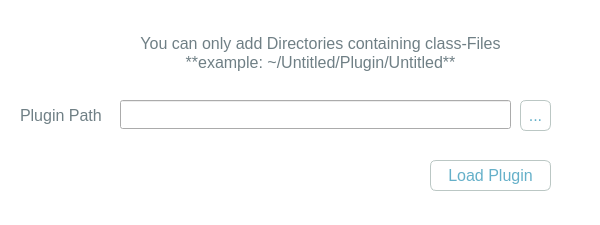
<?xml version="1.0" encoding="UTF-8"?>
<ui version="4.0">
 <class>DialogAddPlug</class>
 <widget class="QDialog" name="DialogAddPlug">
  <property name="geometry">
   <rect>
    <x>0</x>
    <y>0</y>
    <width>600</width>
    <height>225</height>
   </rect>
  </property>
  <property name="windowTitle">
   <string>Choose Plugin</string>
  </property>
  <property name="styleSheet">
   <string notr="true">QDialog{
background-color: white;
}

QLabel{
color: #6F7F85;
}

QLineEdit{
font-size: 12pt;
color: #6F7F85;
selection-background-color:#65B0C9;
}

QTextBrowser{
color: #6F7F85;
}
QPushButton:focus{
	border: none;
	outline: none;
}
</string>
  </property>
  <widget class="QLabel" name="label">
   <property name="geometry">
    <rect>
     <x>20</x>
     <y>100</y>
     <width>101</width>
     <height>31</height>
    </rect>
   </property>
   <property name="font">
    <font>
     <pointsize>12</pointsize>
    </font>
   </property>
   <property name="text">
    <string>Plugin Path</string>
   </property>
  </widget>
  <widget class="QLineEdit" name="lineEdit">
   <property name="geometry">
    <rect>
     <x>120</x>
     <y>100</y>
     <width>391</width>
     <height>29</height>
    </rect>
   </property>
   <property name="styleSheet">
    <string notr="true"/>
   </property>
   <property name="clearButtonEnabled">
    <bool>true</bool>
   </property>
  </widget>
  <widget class="QPushButton" name="pushButton">
   <property name="geometry">
    <rect>
     <x>430</x>
     <y>160</y>
     <width>121</width>
     <height>31</height>
    </rect>
   </property>
   <property name="font">
    <font>
     <pointsize>12</pointsize>
    </font>
   </property>
   <property name="styleSheet">
    <string notr="true">QPushButton{
color: #65B0C9;
background-color: white;
border-radius:6px;
border:1px solid #BBC7C4;
font-family:Ubuntu;
font-size:12pt;
}

QPushButton::hover{
color: white;
background-color: #65B0C9;
border-radius:6px;
border:1px solid #BBC7C4;
font-family:Ubuntu;
font-size:12pt;
}</string>
   </property>
   <property name="text">
    <string>Load Plugin</string>
   </property>
  </widget>
  <widget class="QToolButton" name="toolButton">
   <property name="geometry">
    <rect>
     <x>520</x>
     <y>100</y>
     <width>31</width>
     <height>31</height>
    </rect>
   </property>
   <property name="styleSheet">
    <string notr="true">QToolButton{
color: #65B0C9;
background-color: white;
border-radius:6px;
border:1px solid #BBC7C4;
font-family:Ubuntu;
font-size:12pt;
}

QToolButton::hover{
color: white;
background-color: #65B0C9;
border-radius:6px;
border:1px solid #BBC7C4;
font-family:Ubuntu;
font-size:12pt;
}</string>
   </property>
   <property name="text">
    <string>...</string>
   </property>
  </widget>
  <widget class="QTextBrowser" name="textBrowser">
   <property name="geometry">
    <rect>
     <x>100</x>
     <y>30</y>
     <width>441</width>
     <height>51</height>
    </rect>
   </property>
   <property name="frameShape">
    <enum>QFrame::NoFrame</enum>
   </property>
   <property name="html">
    <string>&lt;!DOCTYPE HTML PUBLIC &quot;-//W3C//DTD HTML 4.0//EN&quot; &quot;http://www.w3.org/TR/REC-html40/strict.dtd&quot;&gt;
&lt;html&gt;&lt;head&gt;&lt;meta name=&quot;qrichtext&quot; content=&quot;1&quot; /&gt;&lt;style type=&quot;text/css&quot;&gt;
p, li { white-space: pre-wrap; }
&lt;/style&gt;&lt;/head&gt;&lt;body style=&quot; font-family:'Ubuntu'; font-size:11pt; font-weight:400; font-style:normal;&quot;&gt;
&lt;p align=&quot;center&quot; style=&quot; margin-top:0px; margin-bottom:0px; margin-left:0px; margin-right:0px; -qt-block-indent:0; text-indent:0px;&quot;&gt;&lt;span style=&quot; font-size:12pt;&quot;&gt;You can only add Directories containing class-Files&lt;/span&gt;&lt;/p&gt;
&lt;p align=&quot;center&quot; style=&quot; margin-top:0px; margin-bottom:0px; margin-left:0px; margin-right:0px; -qt-block-indent:0; text-indent:0px;&quot;&gt;&lt;span style=&quot; font-size:12pt;&quot;&gt;**example: ~/Untitled/Plugin/Untitled**&lt;/span&gt;&lt;/p&gt;&lt;/body&gt;&lt;/html&gt;</string>
   </property>
  </widget>
 </widget>
 <resources/>
 <connections/>
</ui>
